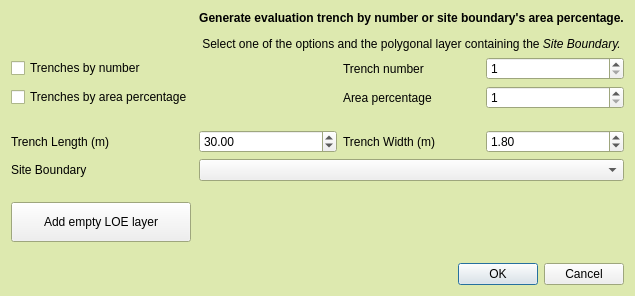
<?xml version="1.0" encoding="UTF-8"?>
<ui version="4.0">
 <class>TrenchCreatorDialogBase</class>
 <widget class="QDialog" name="TrenchCreatorDialogBase">
  <property name="windowModality">
   <enum>Qt::ApplicationModal</enum>
  </property>
  <property name="geometry">
   <rect>
    <x>0</x>
    <y>0</y>
    <width>614</width>
    <height>410</height>
   </rect>
  </property>
  <property name="palette">
   <palette>
    <active>
     <colorrole role="Base">
      <brush brushstyle="SolidPattern">
       <color alpha="255">
        <red>255</red>
        <green>255</green>
        <blue>255</blue>
       </color>
      </brush>
     </colorrole>
     <colorrole role="Window">
      <brush brushstyle="SolidPattern">
       <color alpha="255">
        <red>221</red>
        <green>233</green>
        <blue>175</blue>
       </color>
      </brush>
     </colorrole>
    </active>
    <inactive>
     <colorrole role="Base">
      <brush brushstyle="SolidPattern">
       <color alpha="255">
        <red>255</red>
        <green>255</green>
        <blue>255</blue>
       </color>
      </brush>
     </colorrole>
     <colorrole role="Window">
      <brush brushstyle="SolidPattern">
       <color alpha="255">
        <red>221</red>
        <green>233</green>
        <blue>175</blue>
       </color>
      </brush>
     </colorrole>
    </inactive>
    <disabled>
     <colorrole role="Base">
      <brush brushstyle="SolidPattern">
       <color alpha="255">
        <red>221</red>
        <green>233</green>
        <blue>175</blue>
       </color>
      </brush>
     </colorrole>
     <colorrole role="Window">
      <brush brushstyle="SolidPattern">
       <color alpha="255">
        <red>221</red>
        <green>233</green>
        <blue>175</blue>
       </color>
      </brush>
     </colorrole>
    </disabled>
   </palette>
  </property>
  <property name="windowTitle">
   <string>Evaluation Trench Generator</string>
  </property>
  <layout class="QGridLayout" name="gridLayout">
   <property name="sizeConstraint">
    <enum>QLayout::SetFixedSize</enum>
   </property>
   <item row="2" column="1">
    <widget class="QCheckBox" name="trench_by_area_checkBox">
     <property name="text">
      <string>Trenches by area percentage</string>
     </property>
     <property name="autoExclusive">
      <bool>true</bool>
     </property>
    </widget>
   </item>
   <item row="2" column="3">
    <widget class="QLabel" name="tr_area_label">
     <property name="text">
      <string>Area percentage</string>
     </property>
    </widget>
   </item>
   <item row="9" column="3">
    <spacer name="verticalSpacer_3">
     <property name="orientation">
      <enum>Qt::Vertical</enum>
     </property>
     <property name="sizeType">
      <enum>QSizePolicy::Fixed</enum>
     </property>
     <property name="sizeHint" stdset="0">
      <size>
       <width>20</width>
       <height>15</height>
      </size>
     </property>
    </spacer>
   </item>
   <item row="2" column="4">
    <widget class="QSpinBox" name="tr_area_perc_spinBox_2">
     <property name="minimum">
      <number>1</number>
     </property>
     <property name="maximum">
      <number>100</number>
     </property>
     <property name="stepType">
      <enum>QAbstractSpinBox::AdaptiveDecimalStepType</enum>
     </property>
    </widget>
   </item>
   <item row="0" column="1">
    <widget class="QLabel" name="label_7">
     <property name="maximumSize">
      <size>
       <width>150</width>
       <height>150</height>
      </size>
     </property>
     <property name="text">
      <string/>
     </property>
     <property name="pixmap">
      <pixmap>icons/trench.png</pixmap>
     </property>
     <property name="scaledContents">
      <bool>true</bool>
     </property>
    </widget>
   </item>
   <item row="7" column="2">
    <spacer name="verticalSpacer_2">
     <property name="orientation">
      <enum>Qt::Vertical</enum>
     </property>
     <property name="sizeType">
      <enum>QSizePolicy::Fixed</enum>
     </property>
     <property name="sizeHint" stdset="0">
      <size>
       <width>20</width>
       <height>15</height>
      </size>
     </property>
    </spacer>
   </item>
   <item row="5" column="1">
    <widget class="QLabel" name="label_2">
     <property name="text">
      <string>Trench Length (m)</string>
     </property>
    </widget>
   </item>
   <item row="1" column="3">
    <widget class="QLabel" name="tr_no_label">
     <property name="text">
      <string>Trench number</string>
     </property>
    </widget>
   </item>
   <item row="8" column="1" colspan="2">
    <widget class="QPushButton" name="add_empty_layer_pushButton">
     <property name="minimumSize">
      <size>
       <width>180</width>
       <height>40</height>
      </size>
     </property>
     <property name="maximumSize">
      <size>
       <width>180</width>
       <height>16777215</height>
      </size>
     </property>
     <property name="text">
      <string>Add empty LOE layer</string>
     </property>
    </widget>
   </item>
   <item row="1" column="4">
    <widget class="QSpinBox" name="tr_num_spinBox">
     <property name="minimum">
      <number>1</number>
     </property>
     <property name="maximum">
      <number>50000</number>
     </property>
    </widget>
   </item>
   <item row="10" column="3" colspan="2">
    <widget class="QDialogButtonBox" name="button_box">
     <property name="orientation">
      <enum>Qt::Horizontal</enum>
     </property>
     <property name="standardButtons">
      <set>QDialogButtonBox::Cancel|QDialogButtonBox::Ok</set>
     </property>
    </widget>
   </item>
   <item row="6" column="2" colspan="3">
    <widget class="QComboBox" name="sb_comboBox">
     <property name="focusPolicy">
      <enum>Qt::WheelFocus</enum>
     </property>
    </widget>
   </item>
   <item row="5" column="3">
    <widget class="QLabel" name="label_3">
     <property name="text">
      <string>Trench Width (m)</string>
     </property>
    </widget>
   </item>
   <item row="0" column="2" colspan="3">
    <widget class="QLabel" name="label_6">
     <property name="text">
      <string>&lt;html&gt;&lt;head/&gt;&lt;body&gt;&lt;p align=&quot;center&quot;&gt;&lt;span style=&quot; font-weight:600;&quot;&gt;Generate evaluation trench by number or site boundary's area percentage.&lt;/span&gt;&lt;/p&gt;&lt;p align=&quot;center&quot;&gt;Select one of the options and the polygonal layer containing the&lt;span style=&quot; font-style:italic;&quot;&gt; Site Boundary.&lt;/span&gt;&lt;/p&gt;&lt;/body&gt;&lt;/html&gt;</string>
     </property>
    </widget>
   </item>
   <item row="1" column="1">
    <widget class="QCheckBox" name="trench_by_number_checkBox">
     <property name="text">
      <string>Trenches by number</string>
     </property>
     <property name="autoExclusive">
      <bool>true</bool>
     </property>
    </widget>
   </item>
   <item row="3" column="2">
    <spacer name="verticalSpacer">
     <property name="orientation">
      <enum>Qt::Vertical</enum>
     </property>
     <property name="sizeType">
      <enum>QSizePolicy::Fixed</enum>
     </property>
     <property name="sizeHint" stdset="0">
      <size>
       <width>14</width>
       <height>15</height>
      </size>
     </property>
    </spacer>
   </item>
   <item row="6" column="1">
    <widget class="QLabel" name="sb_layer_label">
     <property name="frameShape">
      <enum>QFrame::NoFrame</enum>
     </property>
     <property name="text">
      <string>Site Boundary</string>
     </property>
    </widget>
   </item>
   <item row="5" column="4">
    <widget class="QDoubleSpinBox" name="tr_w_doubleSpinBox">
     <property name="minimum">
      <double>1.000000000000000</double>
     </property>
     <property name="maximum">
      <double>50.000000000000000</double>
     </property>
     <property name="singleStep">
      <double>0.100000000000000</double>
     </property>
     <property name="value">
      <double>1.800000000000000</double>
     </property>
    </widget>
   </item>
   <item row="5" column="2">
    <widget class="QDoubleSpinBox" name="tr_l_doubleSpinBox">
     <property name="value">
      <double>30.000000000000000</double>
     </property>
    </widget>
   </item>
  </layout>
 </widget>
 <resources/>
 <connections>
  <connection>
   <sender>button_box</sender>
   <signal>accepted()</signal>
   <receiver>TrenchCreatorDialogBase</receiver>
   <slot>accept()</slot>
   <hints>
    <hint type="sourcelabel">
     <x>20</x>
     <y>20</y>
    </hint>
    <hint type="destinationlabel">
     <x>20</x>
     <y>20</y>
    </hint>
   </hints>
  </connection>
  <connection>
   <sender>button_box</sender>
   <signal>rejected()</signal>
   <receiver>TrenchCreatorDialogBase</receiver>
   <slot>reject()</slot>
   <hints>
    <hint type="sourcelabel">
     <x>20</x>
     <y>20</y>
    </hint>
    <hint type="destinationlabel">
     <x>20</x>
     <y>20</y>
    </hint>
   </hints>
  </connection>
 </connections>
</ui>
